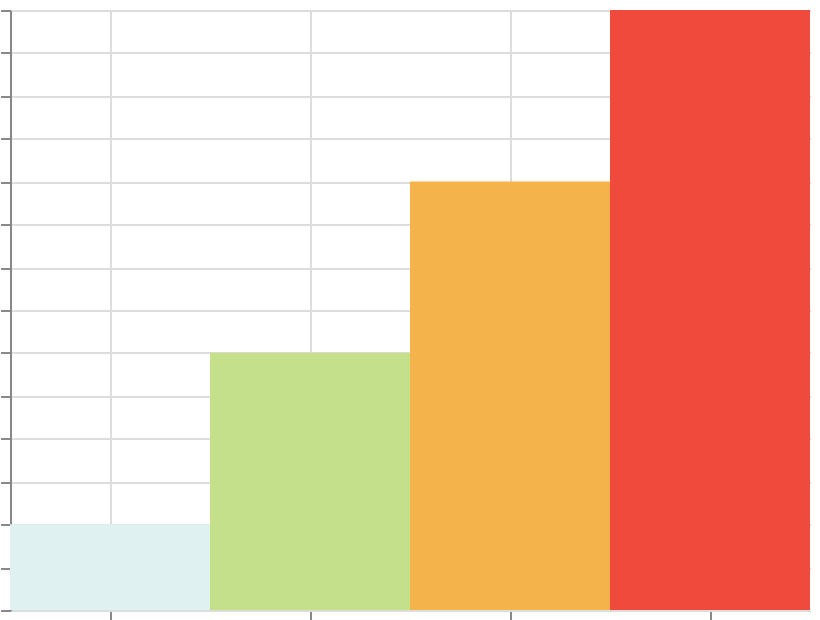

Here is the Vega-Lite specification saved for this chart:
### Vega specification from a JSON file in a GitHub repository (floating-point values rounded to 4 significant figures)
{"$schema": "https://vega.github.io/schema/vega/v6.json", "width": 400, "height": 300, "padding": 5, "autosize": "none", "data": [{"name": "table", "values": [{"cat": "A", "val": 10}, {"cat": "B", "val": 30}, {"cat": "C", "val": 50}, {"cat": "D", "val": 70}]}], "scales": [{"name": "x", "type": "band", "domain": {"data": "table", "field": "cat", "sort": true}, "range": "width"}, {"name": "y", "type": "linear", "domain": {"data": "table", "field": "val"}, "range": [{"signal": "height"}, 0], "zero": true, "nice": true}, {"name": "color", "type": "linear", "domain": {"data": "table", "field": "val"}, "range": {"scheme": "lightmulti"}}], "marks": [{"type": "rect", "from": {"data": "table"}, "encode": {"update": {"x": {"scale": "x", "field": "cat"}, "width": {"scale": "x", "band": 1}, "y": {"scale": "y", "field": "val"}, "y2": {"scale": "y", "value": 0}, "fill": {"scale": "color", "field": "val"}}}}], "axes": [{"scale": "x", "orient": "bottom", "grid": true, "labels": false}, {"scale": "y", "orient": "left", "grid": true, "labels": false}], "legends": [{"fill": "color"}]}
